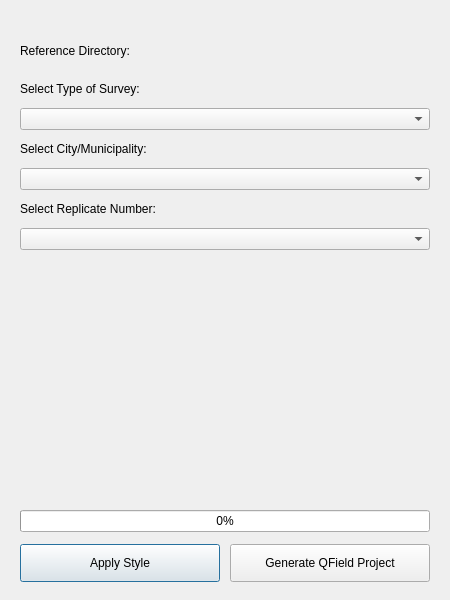
<?xml version="1.0" encoding="UTF-8"?>
<ui version="4.0">
 <class>QFieldDialog</class>
 <widget class="QDialog" name="QFieldDialog">
  <property name="geometry">
   <rect>
    <x>0</x>
    <y>0</y>
    <width>450</width>
    <height>600</height>
   </rect>
  </property>
  <property name="minimumSize">
   <size>
    <width>430</width>
    <height>560</height>
   </size>
  </property>
  <property name="windowTitle">
   <string>GeoFASU_Mod - Apply Style &amp; Generate QField</string>
  </property>
  <layout class="QVBoxLayout" name="mainLayout">
   <property name="spacing">
    <number>12</number>
   </property>
   <property name="leftMargin">
    <number>20</number>
   </property>
   <property name="topMargin">
    <number>18</number>
   </property>
   <property name="rightMargin">
    <number>20</number>
   </property>
   <property name="bottomMargin">
    <number>18</number>
   </property>
   <item>
    <widget class="QLabel" name="iconLabel">
     <property name="text">
      <string/>
     </property>
     <property name="alignment">
      <set>Qt::AlignCenter</set>
     </property>
    </widget>
   </item>
   <item>
    <widget class="QLabel" name="label">
     <property name="text">
      <string>Reference Directory:</string>
     </property>
    </widget>
   </item>
   <item>
    <widget class="QgsFileWidget" name="fileWidget">
     <property name="storageMode">
      <enum>QgsFileWidget::GetDirectory</enum>
     </property>
    </widget>
   </item>
   <item>
    <widget class="QLabel" name="label_4">
     <property name="text">
      <string>Select Type of Survey:</string>
     </property>
    </widget>
   </item>
   <item>
    <widget class="QComboBox" name="comboxNOS"/>
   </item>
   <item>
    <widget class="QLabel" name="lanb">
     <property name="text">
      <string>Select City/Municipality:</string>
     </property>
    </widget>
   </item>
   <item>
    <widget class="QComboBox" name="comboxMun"/>
   </item>
   <item>
    <widget class="QLabel" name="lanb_2">
     <property name="text">
      <string>Select Replicate Number:</string>
     </property>
    </widget>
   </item>
   <item>
    <widget class="QComboBox" name="comboxRep"/>
   </item>
   <item>
    <spacer name="verticalSpacer">
     <property name="orientation">
      <enum>Qt::Vertical</enum>
     </property>
     <property name="sizeHint" stdset="0">
      <size>
       <width>20</width>
       <height>12</height>
      </size>
     </property>
    </spacer>
   </item>
   <item>
    <widget class="QProgressBar" name="progbar">
     <property name="value">
      <number>0</number>
     </property>
     <property name="alignment">
      <set>Qt::AlignCenter</set>
     </property>
    </widget>
   </item>
   <item>
    <layout class="QHBoxLayout" name="buttonsLayout">
     <property name="spacing">
      <number>10</number>
     </property>
     <item>
      <widget class="QPushButton" name="aplqml">
       <property name="minimumSize">
        <size>
         <width>0</width>
         <height>38</height>
        </size>
       </property>
       <property name="cursor">
        <cursorShape>PointingHandCursor</cursorShape>
       </property>
       <property name="text">
        <string>Apply Style</string>
       </property>
      </widget>
     </item>
     <item>
      <widget class="QPushButton" name="genrate">
       <property name="minimumSize">
        <size>
         <width>0</width>
         <height>38</height>
        </size>
       </property>
       <property name="cursor">
        <cursorShape>PointingHandCursor</cursorShape>
       </property>
       <property name="text">
        <string>Generate QField Project</string>
       </property>
      </widget>
     </item>
    </layout>
   </item>
  </layout>
 </widget>
 <customwidgets>
  <customwidget>
   <class>QgsFileWidget</class>
   <extends>QWidget</extends>
   <header>qgsfilewidget.h</header>
  </customwidget>
 </customwidgets>
 <resources/>
 <connections/>
</ui>
